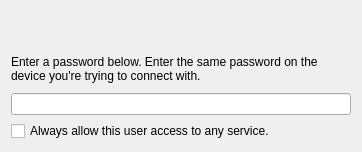
<?xml version="1.0" encoding="UTF-8"?>
<ui version="4.0">
 <class>pairingDialog</class>
 <widget class="QWidget" name="pairingDialog">
  <property name="geometry">
   <rect>
    <x>0</x>
    <y>0</y>
    <width>362</width>
    <height>150</height>
   </rect>
  </property>
  <layout class="QVBoxLayout" name="verticalLayout_2">
   <item>
    <layout class="QVBoxLayout" name="verticalLayout">
     <item>
      <widget class="QLabel" name="descriptionLabel">
       <property name="text">
        <string/>
       </property>
      </widget>
     </item>
     <item>
      <widget class="QLabel" name="label">
       <property name="sizePolicy">
        <sizepolicy hsizetype="Preferred" vsizetype="Minimum">
         <horstretch>0</horstretch>
         <verstretch>0</verstretch>
        </sizepolicy>
       </property>
       <property name="maximumSize">
        <size>
         <width>800</width>
         <height>16777215</height>
        </size>
       </property>
       <property name="text">
        <string>Enter a password below. Enter the same password on the device you're trying to connect with.</string>
       </property>
       <property name="textFormat">
        <enum>Qt::RichText</enum>
       </property>
       <property name="scaledContents">
        <bool>false</bool>
       </property>
       <property name="wordWrap">
        <bool>true</bool>
       </property>
      </widget>
     </item>
     <item>
      <widget class="KLineEdit" name="password">
       <property name="passwordMode">
        <bool>true</bool>
       </property>
      </widget>
     </item>
     <item>
      <widget class="QCheckBox" name="alwaysAllowCheckbox">
       <property name="text">
        <string>Always allow this user access to any service.</string>
       </property>
      </widget>
     </item>
    </layout>
   </item>
  </layout>
 </widget>
 <customwidgets>
  <customwidget>
   <class>KLineEdit</class>
   <extends>QLineEdit</extends>
   <header>klineedit.h</header>
  </customwidget>
 </customwidgets>
 <resources/>
 <connections/>
</ui>
